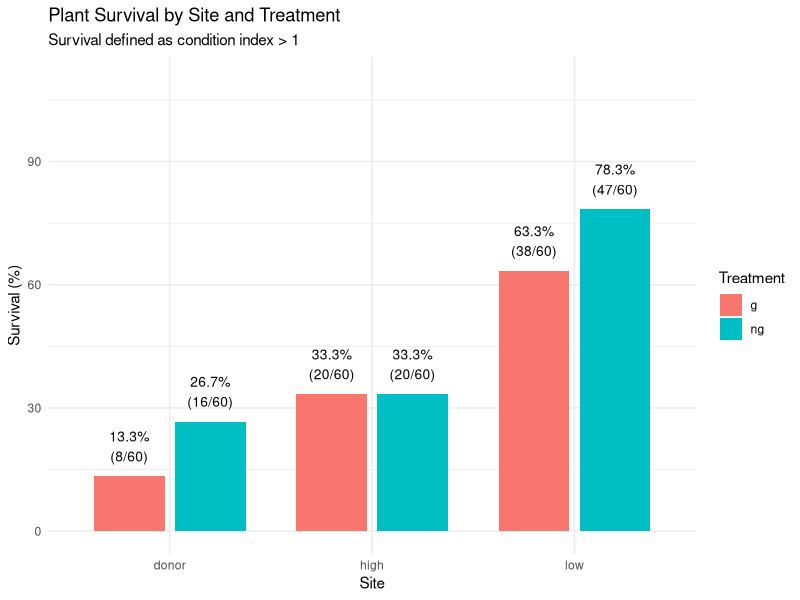
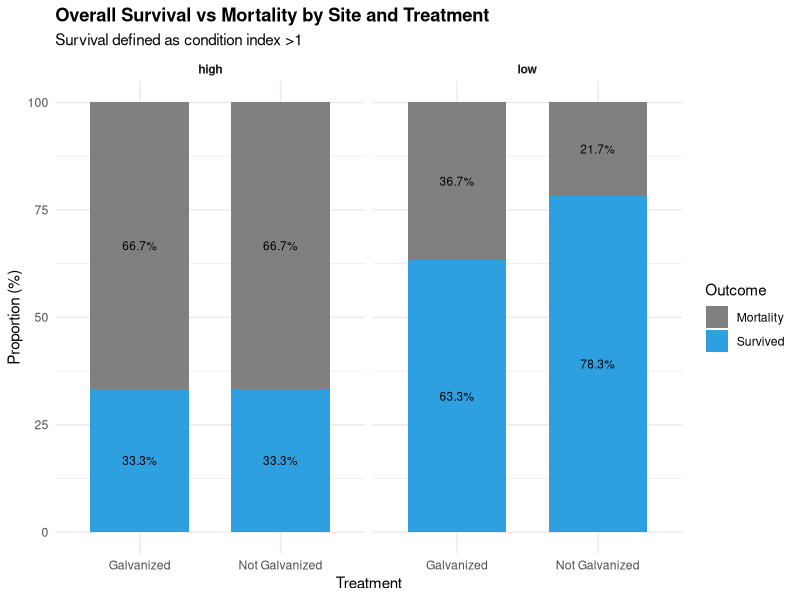
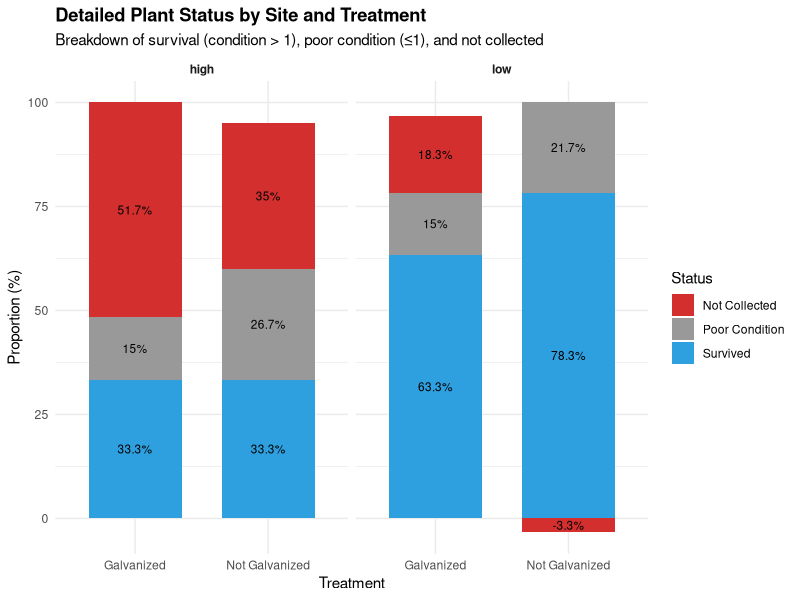
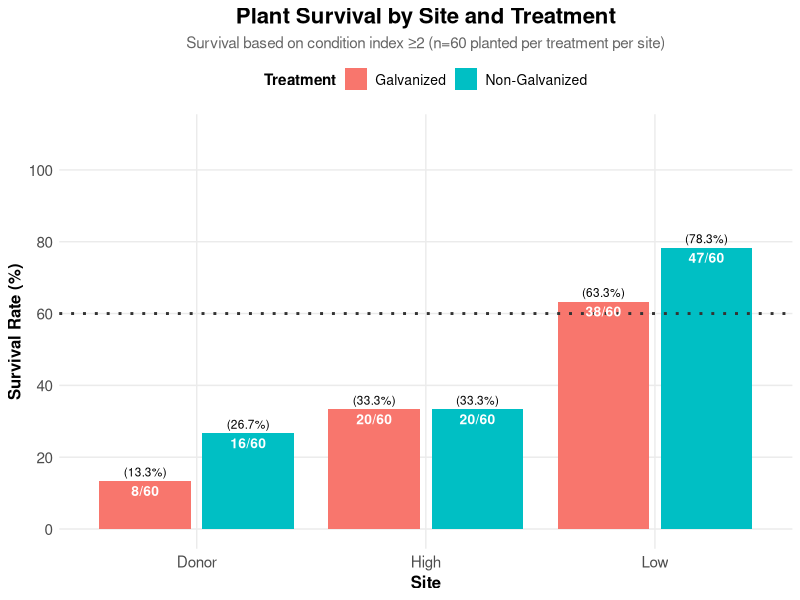
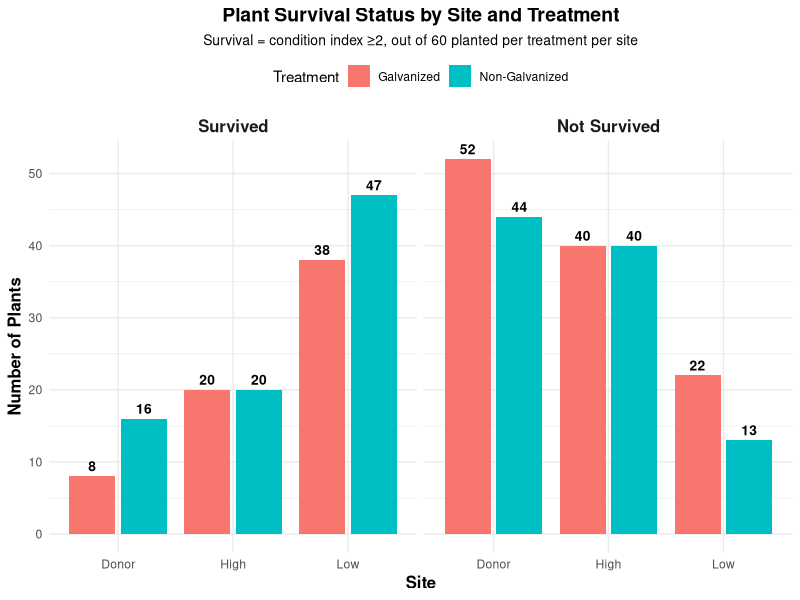

Here is the R script that generated these plots, in order:
library(tidyverse)
library(dplyr)
library(readr)
library(ggplot2)
library(Matrix)
library(lme4)
library(emmeans)

#load data
growth<- read_csv("raw_data/plant_data.csv")

head(growth)

cond <- read.csv("raw_data/photo_data.csv")
head(cond)

# Join growth with selected columns from cond
growth_combined <- growth %>%
  left_join(cond %>% select(id, condition_index, cut_index), by = "id")

# Check the result
head(growth_combined)
colnames(growth_combined)

# Remove rows where plant was not colelcted (this should get rid of all condition Nas)
growth_clean <- growth_combined %>%
  filter(!is.na(collection_point), !is.na(g_ng), !is.na(site)) %>%
  filter(g_ng != "none") %>% #filter out the natural plants 
  filter(site %in% c("donor", "high", "low"))

#check that there are no na's in condition index
sum(is.na((growth_clean$condition_index)))
## 0 good

# see if there are duplicated IDs
duplicates <- growth_clean$id[duplicated(growth_clean$id)]
duplicates

# View all rows with duplicated IDs
growth_clean %>%
  filter(id %in% duplicates) %>%
  arrange(id)

##keep only the first occurrence of each duplicate ID using distinct():
growth_clean <- growth_clean %>%
  distinct(id, .keep_all = TRUE)

# see if it worked
duplicates <- growth_clean$id[duplicated(growth_clean$id)]
duplicates
##good ok we can move on

#Looking into dat more
# See all combinations of site and collection_point with counts
site_time_summary <- growth_clean %>%
  filter(!is.na(date_collected)) %>%
  count(site, collection_point) %>%
  arrange(site, collection_point)
site_time_summary

# Full summary with site, collection_point, and treatment
full_summary <- growth_clean %>%
  filter(!is.na(date_collected)) %>%
  count(site, collection_point, g_ng) %>%
  pivot_wider(
    names_from = g_ng,
    values_from = n,
    values_fill = 0) %>%
  arrange(site, collection_point)
print(full_summary)

# Calculate proportions collected at each site
# 60 galvinized (g) and 60 not galvanized (ng) planted at each experimental site

# Total by site (all time points combined)
total_by_site <- growth_clean %>%
  filter(!is.na(date_collected), !is.na(g_ng),
         site %in% c("high", "low", "donor"),
         collection_point %in% c("t1", "t2", "t3")) %>%
  count(site, g_ng) %>%
  mutate(
    planted = 60,
    total_collected = n,
    proportion = n / planted,
    percent = (n / planted) * 100) 
print(total_by_site)


# what about measurments
collection_summary <- growth_clean %>%
  group_by(site, g_ng) %>%
  summarise(
    n_collected = n(),
    n_with_length = sum(!is.na(length_measured)),
    n_rhizome_only = sum(length_measured == 0),
    .groups = "drop")
print(collection_summary)

# Survival based on condition index > 1
total_collected <- growth_clean %>%
  filter(!is.na(date_collected), !is.na(g_ng),
         site %in% c("high", "low", "donor"),
         collection_point %in% c("t1", "t2", "t3")) %>%
  group_by(site, g_ng) %>%
  summarise(
    total_collected = n(),
    cond_survived = sum(condition_index > 1, na.rm = TRUE),
    not_survived = sum(condition_index %in% c(0, 1), na.rm = TRUE),
    collected_poor = sum(condition_index %in% c(2, 3), na.rm = TRUE),
    with_shoots = sum(!is.na(length_measured) & length_measured > 0, na.rm = TRUE),
    rhizome_only = sum((is.na(length_measured) | length_measured == 0) & 
                         (!is.na(rhizome_weight) | !is.na(rhizome_length)), 
                       na.rm = TRUE),
    .groups = "drop") %>%
  mutate(
    not_collected = 60- total_collected, # there may be missing conditon photos so we will look purly at ones we have condition for for this
    not_survived = not_survived + not_collected,
    survived_porportion = cond_survived / 60,
    survival_rate = survived_porportion * 100,
    not_survived_rate = (not_survived / 60) * 100,
    with_shoot_rate = (with_shoots / 60) * 100,
    collection_rate = (total_collected / 60) * 100)
print(total_collected)



#Survival plot
survival_plot <- ggplot(total_collected, 
                        aes(x = site, y = survival_rate, fill = g_ng)) +
  geom_col(position = position_dodge(width = 0.8), width = 0.7) +
  geom_text(aes(label = paste0(round(survival_rate, 1), "%\n(", 
                               cond_survived, "/60)")),
            position = position_dodge(width = 0.8),
            vjust = -0.5, size = 3.5) +
  labs(title = "Plant Survival by Site and Treatment",
       subtitle = "Survival defined as condition index > 1",
       x = "Site",
       y = "Survival (%)",
       fill = "Treatment") +
  ylim(0, 110) +
  theme_minimal()
plot(survival_plot)

#donor site had many problems so we will just look at High and Low

# Filter out donor site 
survival <- total_collected %>%
  filter(site != "donor") %>%
  mutate(mortality = 60 - cond_survived)
survival

# --- Survival vs Mortality (100%) ---
survival_simple <- survival %>%
  mutate(
    survived_prop = cond_survived / 60 * 100,
    mortality_prop = mortality / 60 * 100) %>%
  select(site, g_ng, survived_prop, mortality_prop) %>%
  pivot_longer(cols = c(survived_prop, mortality_prop),
               names_to = "status", values_to = "proportion") %>%
  mutate(
    status = factor(status,
                    levels = c("mortality_prop", "survived_prop"),
                    labels = c("Mortality", "Survived")))

ggplot(survival_simple,
       aes(x = g_ng, y = proportion, fill = status)) +
  geom_col(width = 0.7, position = "stack") +
  geom_text(aes(label = paste0(round(proportion, 1), "%")),
            position = position_stack(vjust = 0.5), size = 3) +
  facet_wrap(~ site) +
  scale_fill_manual(values = c("Mortality" = "#808080",
                               "Survived" = "#2E9FDF")) +
  scale_x_discrete(labels = c("g" = "Galvanized", "ng" = "Not Galvanized")) +
  labs(title = "Overall Survival vs Mortality by Site and Treatment",
       subtitle = "Survival defined as condition index >1",
       x = "Treatment", y = "Proportion (%)",
       fill = "Outcome") +
  theme_minimal() +
  theme(plot.title = element_text(face = "bold"),
        strip.text = element_text(face = "bold"))


# --- Detailed breakdown: Survived, Poor Condition, Not Collected ---
survival_detailed <- survival %>%
  select(site, g_ng, cond_survived, not_survived, not_collected) %>%
  mutate(
    collected_poor = not_survived - not_collected  # poor condition = died but were collected
  ) %>%
  select(site, g_ng, cond_survived, collected_poor, not_collected) %>%
  pivot_longer(
    cols = c(cond_survived, collected_poor, not_collected),
    names_to = "status",
    values_to = "count") %>%
  mutate(
    proportion = count / 60 * 100,
    status = factor(
      status,
      levels = c("not_collected", "collected_poor", "cond_survived"),
      labels = c("Not Collected", "Poor Condition", "Survived")))

ggplot(survival_detailed,
       aes(x = g_ng, y = proportion, fill = status)) +
  geom_col(width = 0.7, position = "stack") +
  geom_text(aes(label = paste0(round(proportion, 1), "%")),
            position = position_stack(vjust = 0.5), size = 3) +
  facet_wrap(~ site) +
  scale_fill_manual(values = c(
    "Not Collected" = "#D32F2F",
    "Poor Condition" = "grey60",
    "Survived" = "#2E9FDF")) +
  scale_x_discrete(labels = c("g" = "Galvanized", "ng" = "Not Galvanized")) +
  labs(title = "Detailed Plant Status by Site and Treatment",
       subtitle = "Breakdown of survival (condition > 1), poor condition (≤1), and not collected",
       x = "Treatment", y = "Proportion (%)",
       fill = "Status") +
  theme_minimal() +
  theme(plot.title = element_text(face = "bold"),
        strip.text = element_text(face = "bold"))


#_______________________________________________________
#TRYING STATS

# ── 2. Run the GLM ───────────────────────────────────────────────────────────
model <- glm(cbind(cond_survived, mortality) ~ g_ng * site,
             family = binomial,
             data = survival)

# ── 3. View results ──────────────────────────────────────────────────────────
summary(model)   # coefficients and p-values
anova(model, test = "Chisq")  # Type I ANOVA table - tests each term

# ── 4. Post-hoc pairwise comparisons ─────────────────────────────────────────
emmeans_result <- emmeans(model, pairwise ~ g_ng | site, type = "response")
summary(emmeans_result)

# Compare treatments across all sites too
emmeans_all <- emmeans(model, pairwise ~ g_ng * site, type = "response")
summary(emmeans_all)

# ── 5. Check for overdispersion ───────────────────────────────────────────────
# If residual deviance >> residual df, you may need quasibinomial
dispersion <- model$deviance / model$df.residual
print(paste("Dispersion ratio:", round(dispersion, 2)))

#_________________________________________________________________________

#oTHER WAYS TO LOOK AT DATA################################################

# Calculate survival data
survival_data <- growth_clean %>%
  filter(!is.na(date_collected), !is.na(g_ng),
         site %in% c("high", "low", "donor"),
         collection_point %in% c("t1", "t2", "t3")) %>%
  group_by(site, g_ng) %>%
  summarise(
    cond_survived = sum(condition_index >= 2, na.rm = TRUE),
    total_collected = n(),
    .groups = "drop"
  ) %>%
  mutate(
    not_survived = 60 - cond_survived,
    survived_pct = (cond_survived / 60) * 100,
    not_survived_pct = (not_survived / 60) * 100)

# Create the plot
survival_plot <- ggplot(survival_data, 
                        aes(x = site, y = survived_pct, fill = g_ng)) +
  geom_col(position = position_dodge(width = 0.9), width = 0.8) +
  geom_hline(yintercept = 60, linetype = "dotted", color = "gray20", linewidth = 1) +
  geom_text(aes(label = paste0(cond_survived, "/60")), 
            position = position_dodge(width = 0.9), 
            vjust = 1.5, 
            size = 3.5,
            color = "white",
            fontface = "bold") +
  geom_text(aes(label = paste0("(", round(survived_pct, 1), "%)")), 
            position = position_dodge(width = 0.9), 
            vjust = -0.5, 
            size = 3) +
  scale_fill_manual(values = c("g" = "#F8766D", "ng" = "#00BFC4"),
                    labels = c("g" = "Galvanized", "ng" = "Non-Galvanized"),
                    name = "Treatment") +
  labs(title = "Plant Survival by Site and Treatment",
       subtitle = "Survival based on condition index ≥2 (n=60 planted per treatment per site)",
       x = "Site",
       y = "Survival Rate (%)") +
  scale_y_continuous(limits = c(0, 110), breaks = seq(0, 100, 20)) +
  scale_x_discrete(labels = c("donor" = "Donor", "high" = "High", "low" = "Low")) +
  theme_minimal() +
  theme(
    plot.title = element_text(size = 16, face = "bold", hjust = 0.5),
    plot.subtitle = element_text(size = 11, hjust = 0.5, color = "gray40"),
    axis.title = element_text(size = 12, face = "bold"),
    axis.text = element_text(size = 11),
    legend.position = "top",
    legend.title = element_text(size = 11, face = "bold"),
    legend.text = element_text(size = 10),
    panel.grid.minor = element_blank())

plot(survival_plot)

# Alternative: Show both survived and not survived side by side
survival_comparison <- survival_data %>%
  select(site, g_ng, cond_survived, not_survived) %>%
  pivot_longer(
    cols = c(cond_survived, not_survived),
    names_to = "status",
    values_to = "count") %>%
  mutate(
    percentage = (count / 60) * 100,
    status = factor(status, 
                    levels = c("cond_survived", "not_survived"),
                    labels = c("Survived", "Not Survived")))

comparison_plot <- ggplot(survival_comparison, 
                          aes(x = site, y = count, fill = g_ng)) +
  geom_col(position = position_dodge(width = 0.9), width = 0.8) +
  geom_text(aes(label = count), 
            position = position_dodge(width = 0.9), 
            vjust = -0.5, 
            size = 3.5,
            fontface = "bold") +
  facet_wrap(~ status) +
  scale_fill_manual(values = c("g" = "#F8766D", "ng" = "#00BFC4"),
                    labels = c("g" = "Galvanized", "ng" = "Non-Galvanized"),
                    name = "Treatment") +
  labs(title = "Plant Survival Status by Site and Treatment",
       subtitle = "Survival = condition index ≥2, out of 60 planted per treatment per site",
       x = "Site",
       y = "Number of Plants") +
  scale_x_discrete(labels = c("donor" = "Donor", "high" = "High", "low" = "Low")) +
  theme_minimal() +
  theme(
    plot.title = element_text(size = 14, face = "bold", hjust = 0.5),
    plot.subtitle = element_text(size = 10, hjust = 0.5),
    axis.title = element_text(size = 12, face = "bold"),
    legend.position = "top",
    strip.text = element_text(size = 12, face = "bold"))

plot(comparison_plot)
